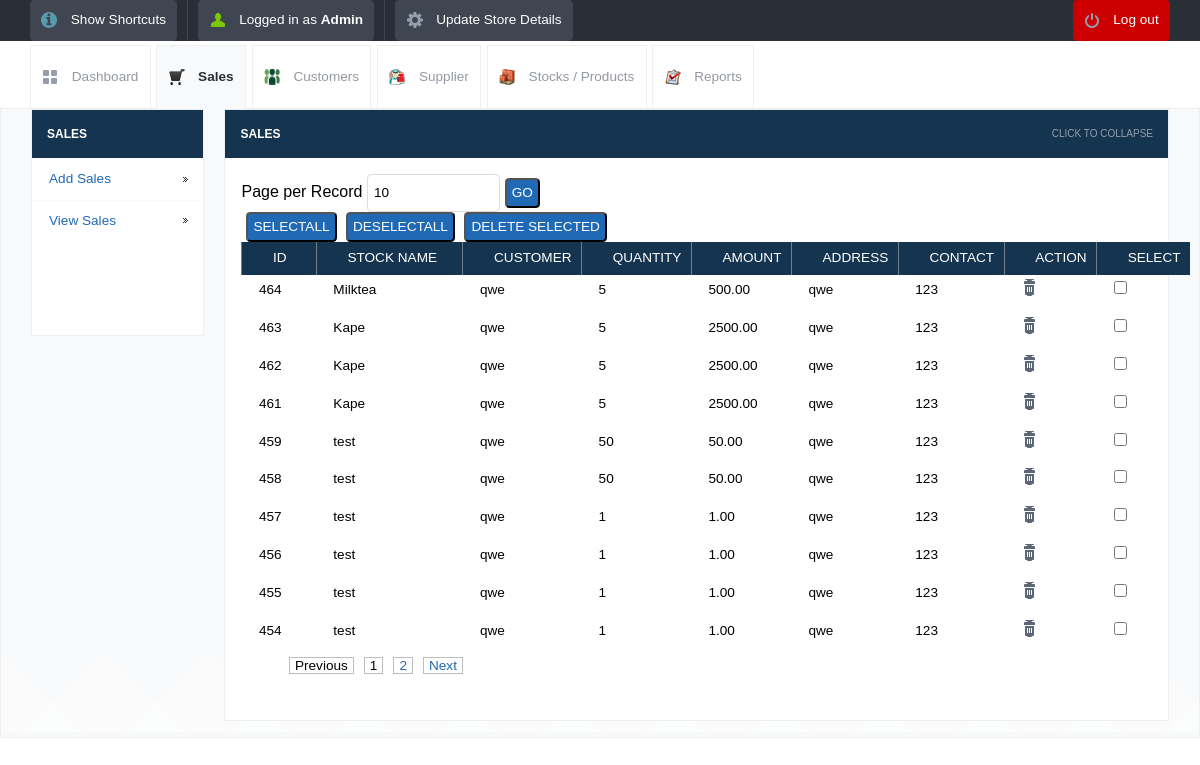
The page /view_sales.php (signed in) on the database as committed earlier.
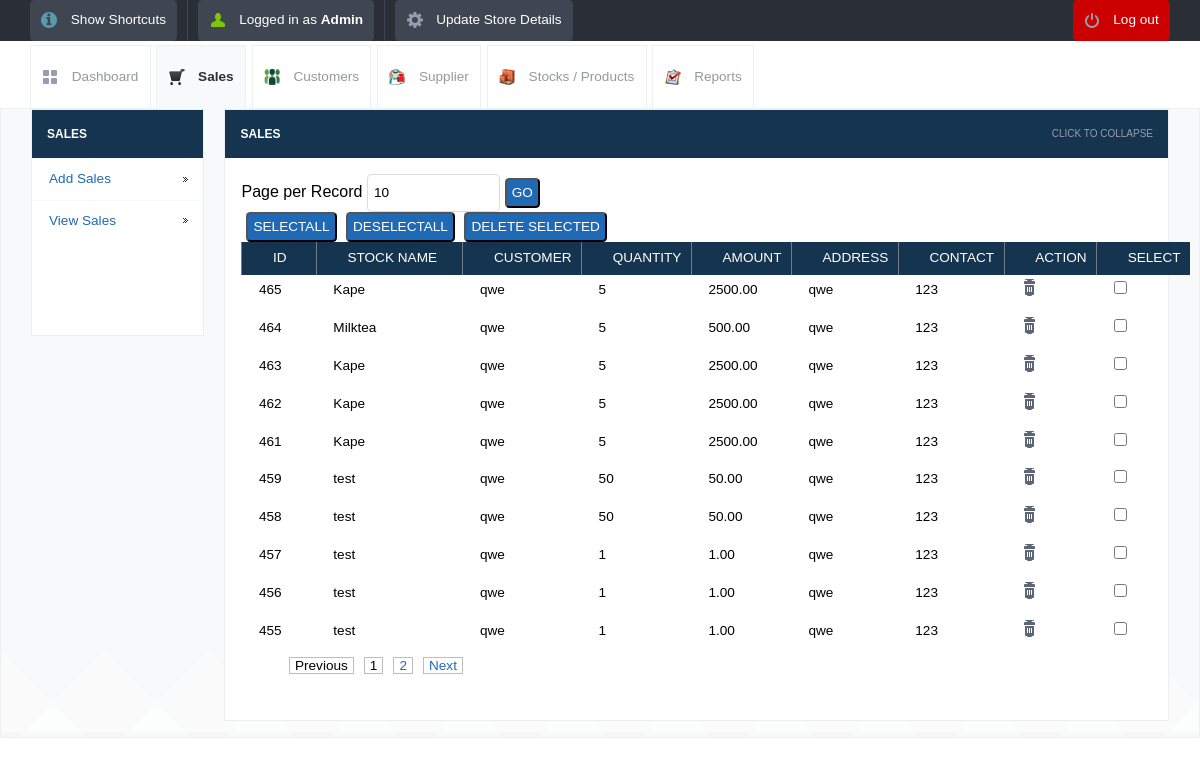
The same page on the database as committed later.
### tables this page shows
CREATE TABLE `stock_entries` (
  `id` int(10) UNSIGNED NOT NULL,
  `stock_name` varchar(260) NOT NULL,
  `quantity` int(11) NOT NULL,
  `selling_price` decimal(10,2) NOT NULL,
  `username` varchar(120) NOT NULL,
  `total` decimal(10,2) NOT NULL,
  `address` varchar(200) DEFAULT NULL,
  `contact` varchar(200) DEFAULT NULL,
  `payment` int(11) NOT NULL,
  `created_at` datetime NOT NULL DEFAULT current_timestamp()
);

### view_sales.php (the view, shortened to what this page needs)
<?php
include_once("init.php");
$page = isset($_GET['page']) ? intval($_GET['page']) : 1;
$limit = isset($_GET['limit']) && is_numeric($_GET['limit']) ? intval($_GET['limit']) : 10;
function safe_query($conn, $query)
{
	$result = mysqli_query($conn, $query);
	return $result;
}
$searchtxt = isset($_POST['searchtxt']) ? trim($_POST['searchtxt']) : '';
$searchQuery = $searchtxt ? "WHERE stock_name LIKE '%" . mysqli_real_escape_string($conn, $searchtxt) . "%'" : '';
$countQuery = "SELECT COUNT(DISTINCT id) as num FROM stock_entries $searchQuery";
$total_pages = mysqli_fetch_assoc(safe_query($conn, $countQuery))['num'];
$start = ($page - 1) * $limit;
$lastpage = ceil($total_pages / $limit);
$prev = $page - 1;
$next = $page + 1;
$sql = "SELECT * FROM stock_entries $searchQuery ORDER BY created_at DESC LIMIT $start, $limit";
$result = safe_query($conn, $sql);
$adjacents = 3;
$pagination = "";
if ($lastpage > 1) {
	$pagination .= "<div>";
	if ($page > 1) $pagination .= "<a href=\"view_sales.php?page=$prev&limit=$limit\" class='my_pagination'>Previous</a>";
	else $pagination .= "<span class='my_pagination'>Previous</span>";
	if ($lastpage < 7 + ($adjacents * 2)) {
		for ($counter = 1; $counter <= $lastpage; $counter++) {
			if ($counter == $page) $pagination .= "<span class='my_pagination'>$counter</span>";
			else $pagination .= "<a href=\"view_sales.php?page=$counter&limit=$limit\" class='my_pagination'>$counter</a>";
		}
	}
	if ($page < $counter - 1) $pagination .= "<a href=\"view_sales.php?page=$next&limit=$limit\" class='my_pagination'>Next</a>";
	else $pagination .= "<span class='my_pagination'>Next</span>";
	$pagination .= "</div>";
}
?>
<!DOCTYPE html>
<html lang="en">
<head>
	<link rel="stylesheet" href="css/style.css">
	<?php include_once("tpl/common_js.php"); ?>
	<link rel="stylesheet" href="dist/js/jquery.alerts.css">
</head>
<body>
	<?php include_once("tpl/top_bar.php"); ?>
	<div id="header-with-tabs">
		<div class="page-full-width cf">
			<ul id="tabs" class="fl">
				<li><a href="dashboard.php" class="dashboard-tab">Dashboard</a></li>
				<li><a href="view_sales.php" class="active-tab sales-tab">Sales</a></li>
				<li><a href="view_customers.php" class="customers-tab">Customers</a></li>
				<li><a href="view_supplier.php" class="supplier-tab">Supplier</a></li>
				<li><a href="view_product.php" class="stock-tab">Stocks / Products</a></li>
				<li><a href="view_report.php" class="report-tab">Reports</a></li>
			</ul>
		</div>
	</div>
	<div id="content">
		<div class="page-full-width cf">
			<div class="side-menu fl">
				<h3>Sales</h3>
				<ul>
					<li><a href="add_sales.php">Add Sales</a></li>
					<li><a href="view_sales.php">View Sales</a></li>
				</ul>
				<div style="background: #ffffff">
					<ins class="adsbygoogle" style="display:inline-block;width:120px;height:90px" data-ad-client="ca-pub-5212135413309920" data-ad-slot="3677012951"></ins>
				</div>
			</div>
			<div class="side-content fr">
				<div class="content-module">
					<div class="content-module-heading cf">
						<h3 class="fl">Sales</h3>
						<span class="fr expand-collapse-text">Click to collapse</span>
					</div>
					<div class="content-module-main cf">
						<form action="" method="get" name="limit_go">
							Page per Record<input name="limit" type="text" class="round my_text_box" id="search_limit" style="margin-left:5px;" value="<?php echo isset($_GET['limit']) ? $_GET['limit'] : '10'; ?>" size="3" maxlength="3">
							<input name="go" type="button" value="Go" class="round blue my_button text-upper" onclick="return confirmLimitSubmit()">
						</form>
						<form name="deletefiles" action="delete.php" method="post">
							<input type="button" name="selectall" value="SelectAll" class="my_button round blue text-upper" onclick="checkAll()" style="margin-left:5px;">
							<input type="button" name="unselectall" value="DeSelectAll" class="my_button round blue text-upper" onclick="uncheckAll()" style="margin-left:5px;">
							<input name="dsubmit" type="button" value="Delete Selected" class="my_button round blue text-upper" style="margin-left:5px;" onclick="return confirmDeleteSubmit()">
							<table>
								<colgroup>
									<col width="5%">
									<col width="15%">
									<col width="10%">
									<col width="10%">
									<col width="15%">
									<col width="10%">
									<col width="10%">
									<col width="5%">
									<col width="5%">
									<col width="5%">
								</colgroup>
								<thead>
									<tr>
										<th>ID</th>
										<th>Stock Name</th>
										<th>Customer</th>
										<th>Quantity</th>
										<th>Amount</th>
										<th>Address</th>
										<th>Contact</th>
										<th>Action</th>
										<th>Select</th>
									</tr>
								</thead>
								<tbody>
									<?php
									while ($row = mysqli_fetch_assoc($result)) {
									?>
										<tr>
											<td><?php echo $row['id']; ?></td>
											<td><?php echo $row['stock_name']; ?></td>
											<td><?php echo $row['username']; ?></td>
											<td><?php echo $row['quantity']; ?></td>
											<td><?php echo $row['total']; ?></td>
											<td><?php echo $row['address']; ?></td>
											<td><?php echo $row['contact']; ?></td>
											<td>
												<a href="javascript:confirmSubmit(<?php echo $row['id']; ?>,'stock_entries','view_sales.php')" class="table-actions-button ic-table-delete"></a>
											</td>
											<td><input type="checkbox" value="<?php echo $row['id']; ?>" name="checklist[]" id="check_box"></td>
										</tr>
									<?php
									}
									?>
									<tr>
										<td align="center" colspan="2">
											<div style="margin-left:20px;"><?php echo $pagination; ?></div>
										</td>
									</tr>
								</tbody>
							</table>
						</form>
					</div>
				</div>
			</div>
		</div>
	</div>
</body>
</html>

### tpl/common_js.php (shortened to what this page needs)
<link rel="stylesheet" href="css/cmxform.css">

### tpl/top_bar.php (shortened to what this page needs)
<div id="top-bar">
	<div class="page-full-width cf">
		<ul id="nav" class="fl">
			<li class="v-sep"><a href="javascript:void(0);" onclick="javascript:window.open('shortcuts.html','myNewWinsr','width=600,height=110,toolbar=0,menubar=no,status=no,resizable=yes,location=no,directories=no,scrollbars=yes');" class="round button dark ic-info image-left">Show Shortcuts</a></li>
			<li class="v-sep"><a href="#" class="round button dark menu-user image-left">Logged in as <strong>Admin</strong></a>
			</li>
			<li><a href="update_details.php" class="round button dark menu-settings image-left">Update Store Details</a></li>
		</ul>
		<form action="#" method="POST" id="search-form" class="fr">
			<fieldset>
				<a href="logout.php" class="round button dark menu-logoff image-left" style="background-color: #cc0000">Log out</a>
			</fieldset>
		</form>
	</div>
</div>

Rows that differ between the two databases and show on the page:
no longer on this page (row unchanged): stock_entries: id "454", stock_name "test", username "qwe", quantity "1", total "1.00", address "qwe", contact "123"
added stock_entries: id "465", stock_name "Kape", username "qwe", quantity "5", total "2500.00", address "qwe", contact "123"
